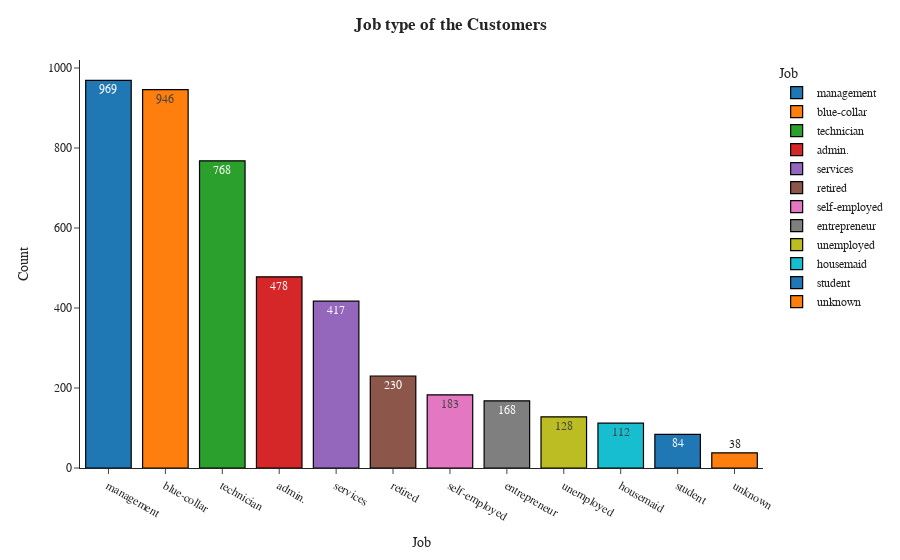

Source (notebook cell):
### Code cell
fig=px.bar(df.job.value_counts().reset_index().rename(columns={'index':'Job','job':'Count'}),x='Job',y='Count',color='Job',text='Count',template='simple_white')
fig.update_traces(marker=dict(line=dict(color='#000000', width=1.2)))
fig.update_layout(title_x=0.5,title_text='<b>Job type of the Customers',font_family="Times New Roman",title_font_family="Times New Roman")

### Figure 1 — Plotly figure (JSON) as saved in the notebook; plotly's stock layout.template omitted (floating-point values rounded to 4 significant figures)
{"data": [{"alignmentgroup": "True", "hovertemplate": "Job=%{x}<br>Count=%{text}<extra></extra>", "legendgroup": "management", "marker": {"color": "#1F77B4", "line": {"color": "#000000", "width": 1.2}, "pattern": {"shape": ""}}, "name": "management", "offsetgroup": "management", "orientation": "v", "showlegend": true, "text": [969], "textposition": "auto", "type": "bar", "x": ["management"], "xaxis": "x", "y": [969], "yaxis": "y"}, {"alignmentgroup": "True", "hovertemplate": "Job=%{x}<br>Count=%{text}<extra></extra>", "legendgroup": "blue-collar", "marker": {"color": "#FF7F0E", "line": {"color": "#000000", "width": 1.2}, "pattern": {"shape": ""}}, "name": "blue-collar", "offsetgroup": "blue-collar", "orientation": "v", "showlegend": true, "text": [946], "textposition": "auto", "type": "bar", "x": ["blue-collar"], "xaxis": "x", "y": [946], "yaxis": "y"}, {"alignmentgroup": "True", "hovertemplate": "Job=%{x}<br>Count=%{text}<extra></extra>", "legendgroup": "technician", "marker": {"color": "#2CA02C", "line": {"color": "#000000", "width": 1.2}, "pattern": {"shape": ""}}, "name": "technician", "offsetgroup": "technician", "orientation": "v", "showlegend": true, "text": [768], "textposition": "auto", "type": "bar", "x": ["technician"], "xaxis": "x", "y": [768], "yaxis": "y"}, {"alignmentgroup": "True", "hovertemplate": "Job=%{x}<br>Count=%{text}<extra></extra>", "legendgroup": "admin.", "marker": {"color": "#D62728", "line": {"color": "#000000", "width": 1.2}, "pattern": {"shape": ""}}, "name": "admin.", "offsetgroup": "admin.", "orientation": "v", "showlegend": true, "text": [478], "textposition": "auto", "type": "bar", "x": ["admin."], "xaxis": "x", "y": [478], "yaxis": "y"}, {"alignmentgroup": "True", "hovertemplate": "Job=%{x}<br>Count=%{text}<extra></extra>", "legendgroup": "services", "marker": {"color": "#9467BD", "line": {"color": "#000000", "width": 1.2}, "pattern": {"shape": ""}}, "name": "services", "offsetgroup": "services", "orientation": "v", "showlegend": true, "text": [417], "textposition": "auto", "type": "bar", "x": ["services"], "xaxis": "x", "y": [417], "yaxis": "y"}, {"alignmentgroup": "True", "hovertemplate": "Job=%{x}<br>Count=%{text}<extra></extra>", "legendgroup": "retired", "marker": {"color": "#8C564B", "line": {"color": "#000000", "width": 1.2}, "pattern": {"shape": ""}}, "name": "retired", "offsetgroup": "retired", "orientation": "v", "showlegend": true, "text": [230], "textposition": "auto", "type": "bar", "x": ["retired"], "xaxis": "x", "y": [230], "yaxis": "y"}, {"alignmentgroup": "True", "hovertemplate": "Job=%{x}<br>Count=%{text}<extra></extra>", "legendgroup": "self-employed", "marker": {"color": "#E377C2", "line": {"color": "#000000", "width": 1.2}, "pattern": {"shape": ""}}, "name": "self-employed", "offsetgroup": "self-employed", "orientation": "v", "showlegend": true, "text": [183], "textposition": "auto", "type": "bar", "x": ["self-employed"], "xaxis": "x", "y": [183], "yaxis": "y"}, {"alignmentgroup": "True", "hovertemplate": "Job=%{x}<br>Count=%{text}<extra></extra>", "legendgroup": "entrepreneur", "marker": {"color": "#7F7F7F", "line": {"color": "#000000", "width": 1.2}, "pattern": {"shape": ""}}, "name": "entrepreneur", "offsetgroup": "entrepreneur", "orientation": "v", "showlegend": true, "text": [168], "textposition": "auto", "type": "bar", "x": ["entrepreneur"], "xaxis": "x", "y": [168], "yaxis": "y"}, {"alignmentgroup": "True", "hovertemplate": "Job=%{x}<br>Count=%{text}<extra></extra>", "legendgroup": "unemployed", "marker": {"color": "#BCBD22", "line": {"color": "#000000", "width": 1.2}, "pattern": {"shape": ""}}, "name": "unemployed", "offsetgroup": "unemployed", "orientation": "v", "showlegend": true, "text": [128], "textposition": "auto", "type": "bar", "x": ["unemployed"], "xaxis": "x", "y": [128], "yaxis": "y"}, {"alignmentgroup": "True", "hovertemplate": "Job=%{x}<br>Count=%{text}<extra></extra>", "legendgroup": "housemaid", "marker": {"color": "#17BECF", "line": {"color": "#000000", "width": 1.2}, "pattern": {"shape": ""}}, "name": "housemaid", "offsetgroup": "housemaid", "orientation": "v", "showlegend": true, "text": [112], "textposition": "auto", "type": "bar", "x": ["housemaid"], "xaxis": "x", "y": [112], "yaxis": "y"}, {"alignmentgroup": "True", "hovertemplate": "Job=%{x}<br>Count=%{text}<extra></extra>", "legendgroup": "student", "marker": {"color": "#1F77B4", "line": {"color": "#000000", "width": 1.2}, "pattern": {"shape": ""}}, "name": "student", "offsetgroup": "student", "orientation": "v", "showlegend": true, "text": [84], "textposition": "auto", "type": "bar", "x": ["student"], "xaxis": "x", "y": [84], "yaxis": "y"}, {"alignmentgroup": "True", "hovertemplate": "Job=%{x}<br>Count=%{text}<extra></extra>", "legendgroup": "unknown", "marker": {"color": "#FF7F0E", "line": {"color": "#000000", "width": 1.2}, "pattern": {"shape": ""}}, "name": "unknown", "offsetgroup": "unknown", "orientation": "v", "showlegend": true, "text": [38], "textposition": "auto", "type": "bar", "x": ["unknown"], "xaxis": "x", "y": [38], "yaxis": "y"}], "layout": {"barmode": "relative", "font": {"family": "Times New Roman"}, "legend": {"title": {"text": "Job"}, "tracegroupgap": 0}, "margin": {"t": 60}, "title": {"font": {"family": "Times New Roman"}, "text": "<b>Job type of the Customers", "x": 0.5}, "xaxis": {"anchor": "y", "categoryarray": ["management", "blue-collar", "technician", "admin.", "services", "retired", "self-employed", "entrepreneur", "unemployed", "housemaid", "student", "unknown"], "categoryorder": "array", "domain": [0, 1], "title": {"text": "Job"}}, "yaxis": {"anchor": "x", "domain": [0, 1], "title": {"text": "Count"}}}}
